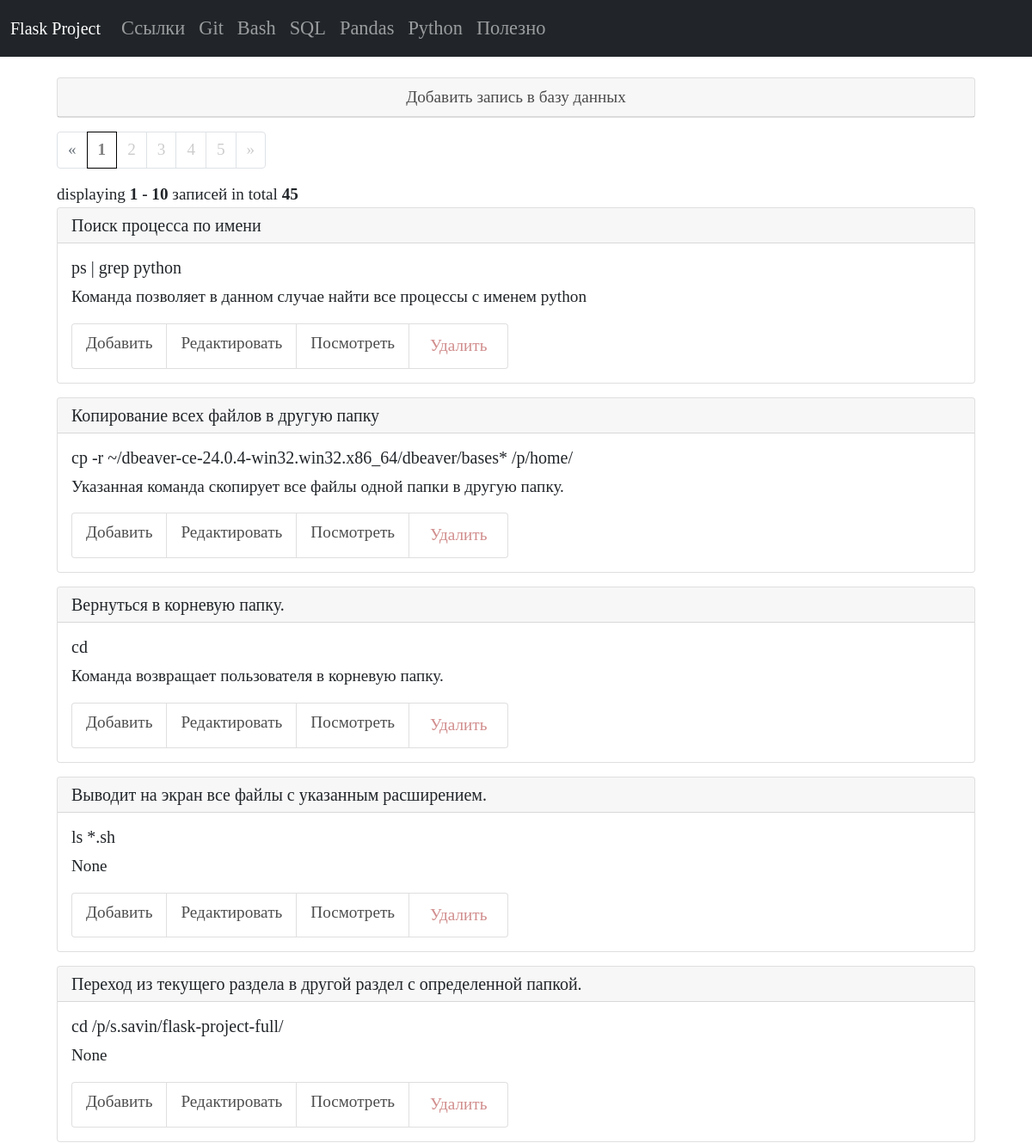
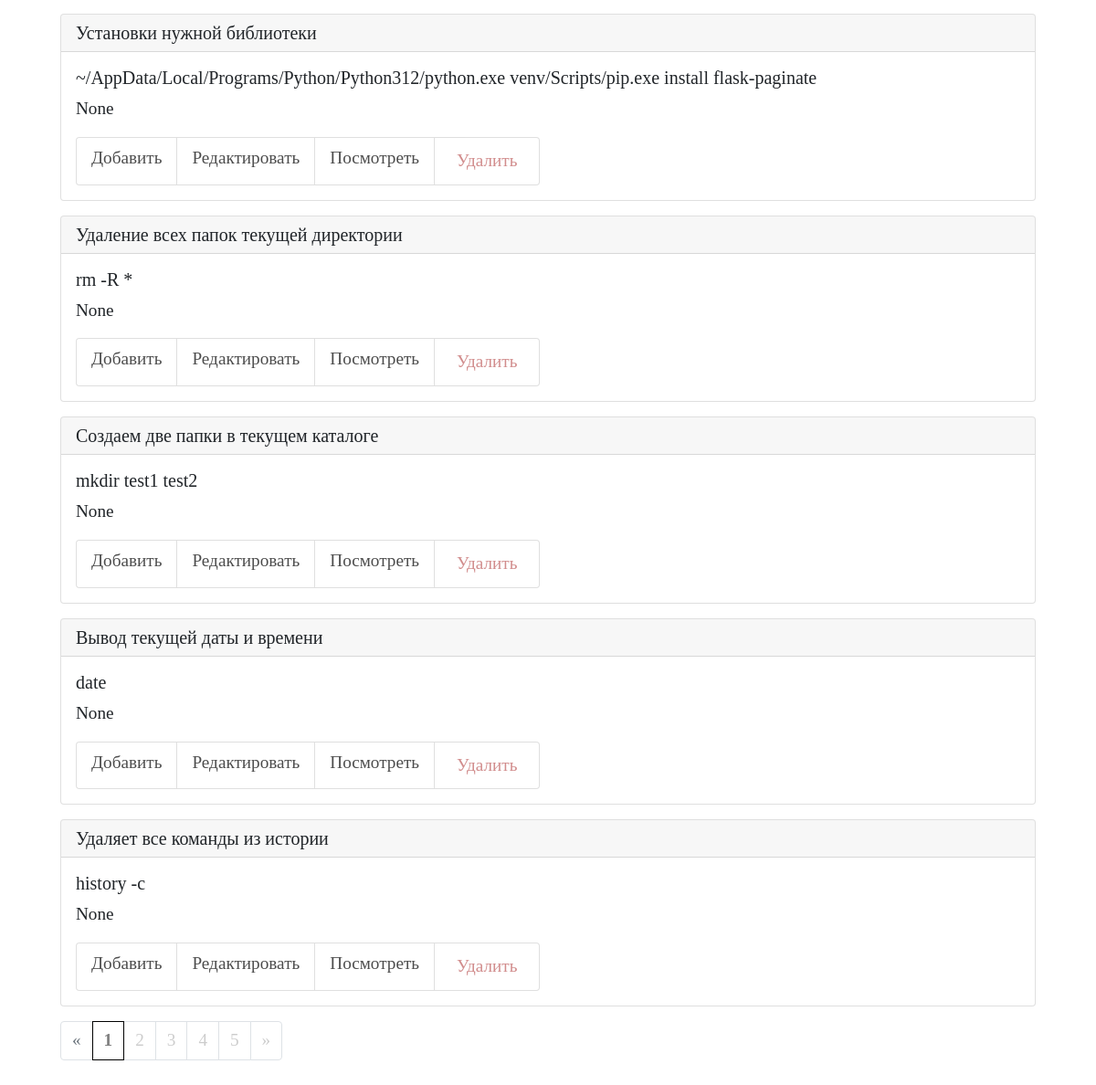
The app's page /bash, older data (2 pictures, top to bottom).
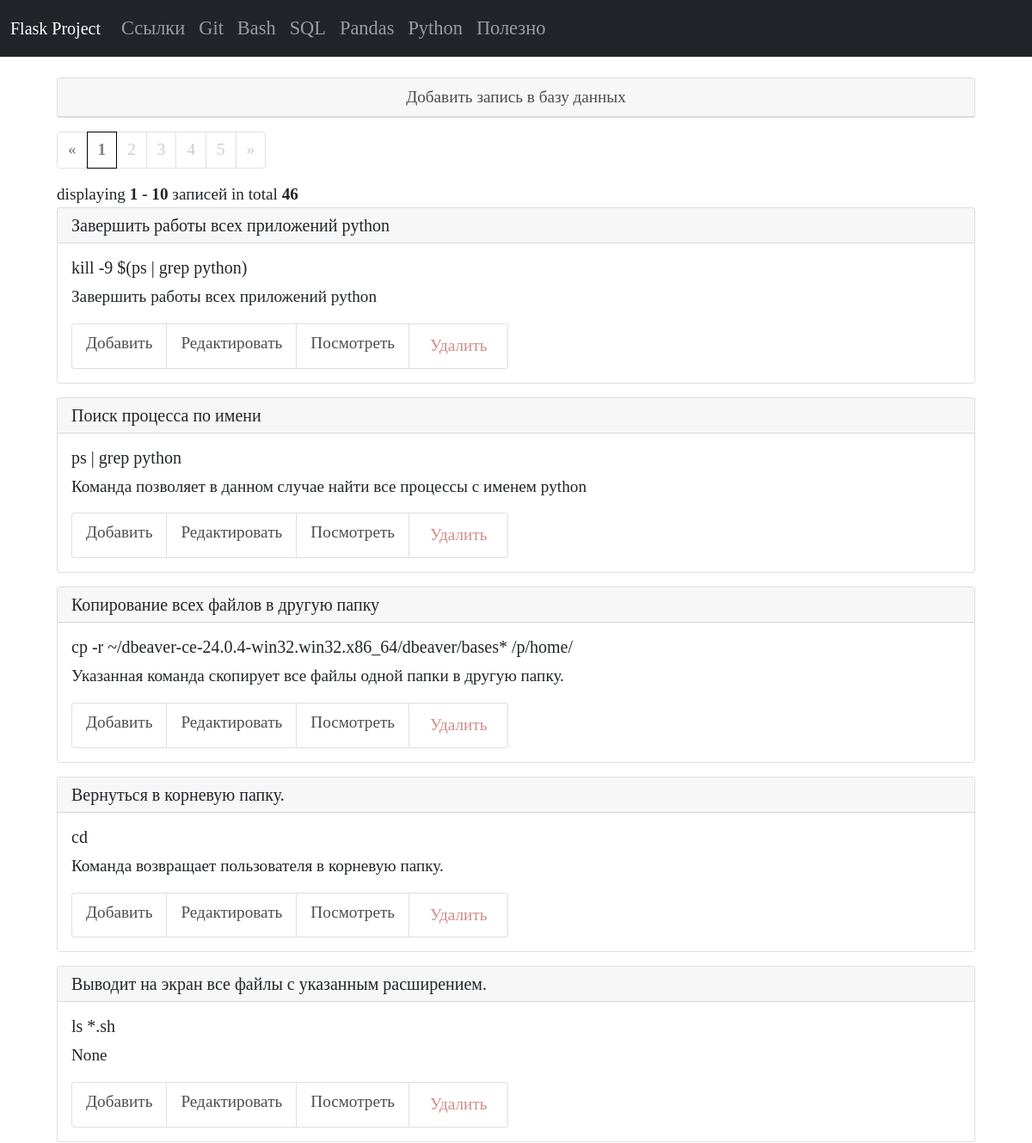
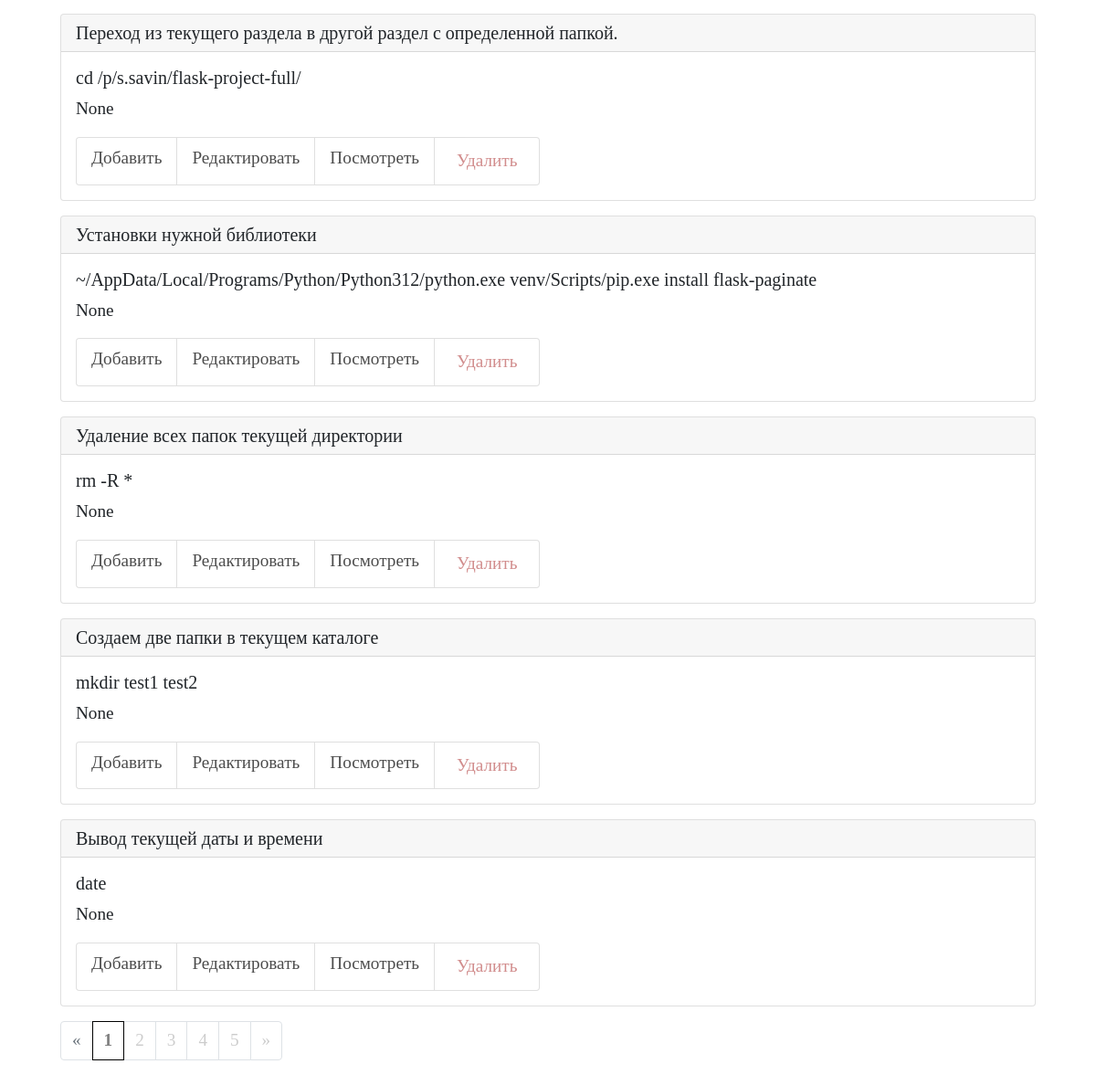
The same page, newer data (2 pictures, top to bottom).
### tables this page shows
CREATE TABLE "bash" (
    bash_id INTEGER PRIMARY KEY AUTOINCREMENT,
    bash_command TEXT NOT NULL,
    bash_name TEXT NOT NULL
  , bash_description TEXT);

### app.py (the view)
@app.route("/bash")
def bash_list_commands():
    conn = get_db_connection()
    bash_list = conn.execute("SELECT * FROM bash ORDER BY 1 DESC").fetchall()
    conn.close()
    page, per_page, offset = get_page_args(page_parameter='page',
                                           per_page_parameter='per_page')
    total = len(bash_list)
    def get_bash_list(offset=0, per_page=5):
        return bash_list[offset: offset + per_page]
    pagination_bash = get_bash_list(offset=offset, per_page=per_page)
    pagination = Pagination(page=page, per_page=per_page, total=total,
                            css_framework='bootstrap4',
                            display_msg="Показано <b>{start} - {end}</b> {record_name} из <b>{total}</b>",
                            record_name="записей",
                            next_label="Следующая",
                            prev_label="Предыдущая"
                            )
    return render_template("bash/bash_list_commands.html",
                           bash_list=pagination_bash,
                           page=page,
                           per_page=per_page,
                           pagination=pagination,
                           )

### app.py (called while the page is built)
def get_db_connection():
    db_path = os.path.join(BASE_DIR, "database.db")
    conn = sqlite3.connect(db_path)
    conn.row_factory = sqlite3.Row
    return conn

### templates/bash/bash_list_commands.html
{% extends "base.html" %} {% block title %}Команды bash{% endblock %} {% block content %}
<div class="container p-4">
   <div class="card mb-3">
      <div class="card-header text-center">
         <a href="{{ url_for('add_bash_command') }}">Добавить запись в базу данных</a>
      </div>
   </div>
  {{ pagination.links }}
  {{ pagination.info }}
   {% for bash_list in bash_list %}
   <div class="card mb-3">
      <h5 class="card-header">{{ bash_list['bash_name'] }}</h5>
      <div class="card-body">
         <h5 class="card-title">{{ bash_list['bash_command'] }}</h5>
         <p class="card-text">{{ bash_list['bash_description'] }}</p>
         <ul class="list-group list-group-horizontal">
            <li class="list-group-item">
               <a href="{{ url_for('add_bash_command') }}">Добавить</a>
            </li>
            <li class="list-group-item">
               <a href="{{ url_for('edit_bash_command', bash_id=bash_list['bash_id']) }}">Редактировать</a>
            </li>
            <li class="list-group-item">
               <a href="{{ url_for('get_post_bash_command', bash_id=bash_list['bash_id']) }}">Посмотреть</a>
            </li>
            <li class="list-group-item delete">
               <form action="{{ url_for('delete_bash_command', bash_id=bash_list['bash_id']) }}" class="add"
                  method="POST">
                  <input type="submit" class="button" value="Удалить"
                     onclick="return confirm('Вы уверены что хотите удалить запись?')" />
               </form>
            </li>
         </ul>
      </div>
   </div>
   {% endfor %}
   {{ pagination.links }}
</div>
{% endblock %}

### templates/base.html (shortened to what this page needs)
<!doctype html>
<html>
   <head>
      <link href="https://cdn.jsdelivr.net/npm/bootstrap@5.0.2/dist/css/bootstrap.min.css" rel="stylesheet">
      <link href="{{ url_for('static', filename='styles.css') }}" rel="stylesheet">
   </head>
   <body>
      {% include 'navbar.html' %}
      <main class="container">
         {% block content %}
         {% endblock %}
      </main>
   </body>
</html>

### templates/navbar.html (shortened to what this page needs)
<nav class="navbar navbar-expand-lg navbar navbar-dark bg-dark">
   <div class="container-fluid">
      <a class="navbar-brand" href="{{ url_for('index') }}">Flask Project</a>
     <div class="collapse navbar-collapse" id="navbarNavAltMarkup">
       <div class="navbar-nav">
         <a class="nav-link" href="{{ url_for('links_list_commands') }}">Ссылки</a>
         <a class="nav-link" href="{{ url_for('git_list_commands') }}">Git</a>
         <a class="nav-link" href="{{ url_for('bash_list_commands') }}">Bash</a>
         <a class="nav-link" href="{{ url_for('sql_list_commands') }}">SQL</a>
         <a class="nav-link" href="{{ url_for('pandas_list_commands') }}">Pandas</a>
         <a class="nav-link" href="{{ url_for('python_list_commands') }}">Python</a>
         <a class="nav-link" href="{{ url_for('healthy_list_posts') }}">Полезно</a>
       </div>
     </div>
   </div>
</nav>

### static/styles.css (style rules this page uses)
* { font-family:Century Gothic; }
.nav-link { font-size: 1.4rem; }
.container { font-size: 1.2rem; }
a { color: rgba(0, 0, 0, 0.7); text-decoration: none; }
.page-link { color: rgba(0, 0, 0, 0.2); transition: none; font-size: 1.2rem; }
.page-item.active .page-link { background-color: transparent; color: rgba(0, 0, 0, 0.5); border-color: #000; font-weight: 600; }
.button { background: transparent; border-color: transparent; color: rgba(164, 25, 25, 0.5); }
.add { background: transparent; border-color: transparent; }
.card { height: 100%; }

Row changes from the older to the newer data that the page shows:
no longer on this page (row unchanged): bash: bash_name "Удаляет все команды из истории", bash_command "history -c", bash_description "None"
added bash: bash_name "Завершить работы всех приложений python", bash_command "kill -9 $(ps | grep python)", bash_description "Завершить работы всех приложений python"
Text that changed along with them:
{{ pagination.info }}: "displaying 1 - 10 записей in total 45" → "displaying 1 - 10 записей in total 46"
